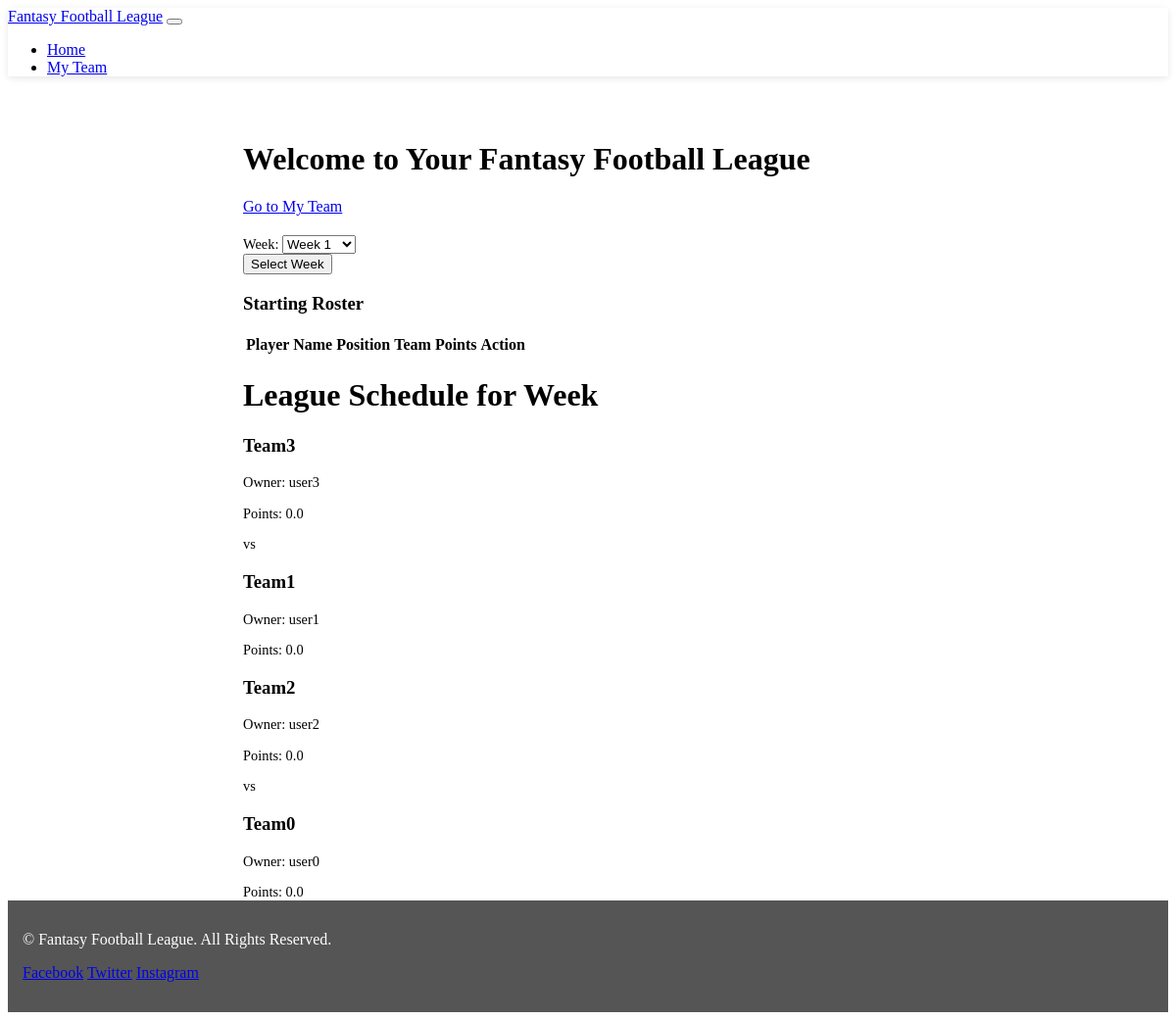
The app's page /home/ (signed in) with its own data.
### player_scraping/models.py (models this page shows)
class Match(models.Model):
    team1 = models.ForeignKey(Team, related_name="team1", on_delete=models.CASCADE)
    team2 = models.ForeignKey(Team, related_name="team2", on_delete=models.CASCADE)
    league = models.ForeignKey(
        "League", related_name="league", on_delete=models.CASCADE
    )
    week = models.IntegerField()
    season = models.IntegerField()
    team1_points = models.DecimalField(
        null=True, decimal_places=2, max_digits=6
    )  # Store the total points of team1 in this match
    team2_points = models.DecimalField(
        null=True, decimal_places=2, max_digits=6
    )  # Store the total points of team2 in this match

class Team(models.Model):
    name = models.CharField(max_length=100)
    owner = models.ForeignKey("auth.User", on_delete=models.CASCADE)
    roster = models.ManyToManyField("Player", related_name="starting_teams")
    league = models.ForeignKey("League", null=True, on_delete=models.CASCADE)

### player_scraping/views.py (the view)
# urls.py: path('home/', include("player_scraping.urls"), name='index'),
@login_required
def home(request):
    context = {}
    context.update(DBService.get_player_roster_with_points(request))
    context.update(DBService.get_weeks_schedule(context["current_week"]))
    logger.warning(f"context: {context}")
    return render(request, "index.html", context)

### player_scraping/forms.py
class WeekSelectForm(forms.Form):
    week = forms.ChoiceField()
    def __init__(self, *args, **kwargs):
        super().__init__(*args, **kwargs)
        max_week = 14
        WEEK_CHOICES = [(i, f"Week {i}") for i in range(1, max_week + 1)]
        self.initial["week"] = League.objects.first().current_week
        self.fields["week"].choices = WEEK_CHOICES

### player_scraping/db_service.py (called while the page is built, shortened)
    @staticmethod
    def get_match_points(match):
        match.team1_points = DBService.get_team_points(match.team1, match.week, match.season)
        match.team2_points = DBService.get_team_points(match.team2, match.week, match.season)

    @staticmethod
    def get_team_points(team, week, season):
        team_points = 0.0
        return team_points

    @staticmethod
    def get_weeks_schedule(week):
        league = League.objects.first()
        matches = Match.objects.filter(
            league_id=league, week=week, season=league.season
        )
        if not matches.exists():
            DBService.create_schedule(14)
            matches = Match.objects.filter(
                league_id=league, week=week, season=league.season
            )
        context = {"games": []}
        for match in matches:
            if not match.team1_points or match.team2_points:
                DBService.get_match_points(match)
            context["games"].append(match)
        return context

### templates/index.html (shortened to what this page needs)
{% extends 'base.html' %} {% block content %}
<h1 class="my-4">Welcome to Your Fantasy Football League</h1>
{% if user.is_authenticated %}
<a href="{% url 'my_team' %}" class="btn btn-success">Go to My Team</a>
<form method="post">
  {{ form.as_p }}
  <button type="submit">Select Week</button>
</form>
<div class="starting-roster my-4">
  <h3>Starting Roster</h3>
  <form method="post" action="{% url 'change_roster' %}">
    <table class="table table-striped">
      <thead>
        <tr>
          <th>Player Name</th>
          <th>Position</th>
          <th>Team</th>
          <th>Points</th>
          <th>Action</th>
        </tr>
      </thead>
    </table>
  </form>
</div>
<div class="container">
  <h1>League Schedule for Week {{ week }}</h1>
  {% for game in games %}
  <article class="match">
    <div class="team-info">
      <h3 class="team-name">{{ game.team1.name }}</h3>
      <p class="team-owner">Owner: {{ game.team1.owner.username }}</p>
      <p class="team-points">Points: {{ game.team1_points }}</p>
    </div>
    <p class="vs">vs</p>
    <div class="team-info">
      <h3 class="team-name">{{ game.team2.name }}</h3>
      <p class="team-owner">Owner: {{ game.team2.owner.username }}</p>
      <p class="team-points">Points: {{ game.team2_points }}</p>
    </div>
  </article>
  {% endfor %}
</div>
</div>
{% else %}
<a href="{% url 'accounts:login' %}">Log In</a>
{% endif %}
{% endblock %}

### Tempary/static/css/style.css (style rules this page uses)
main p, #text-normal { font-size: 0.9rem; letter-spacing: normal; font-weight: normal; text-decoration: none solid rgb(68, 68, 68); font-style: normal; text-transform: none; margin-bottom: 0 !important; }

### records on screen
Match: team1.name "Team3", team1.owner.username "user3", team1_points "0.0", team2.name "Team1", team2.owner.username "user1", team2_points "0.0"
Match: team1.name "Team2", team1.owner.username "user2", team1_points "0.0", team2.name "Team0", team2.owner.username "user0", team2_points "0.0"
